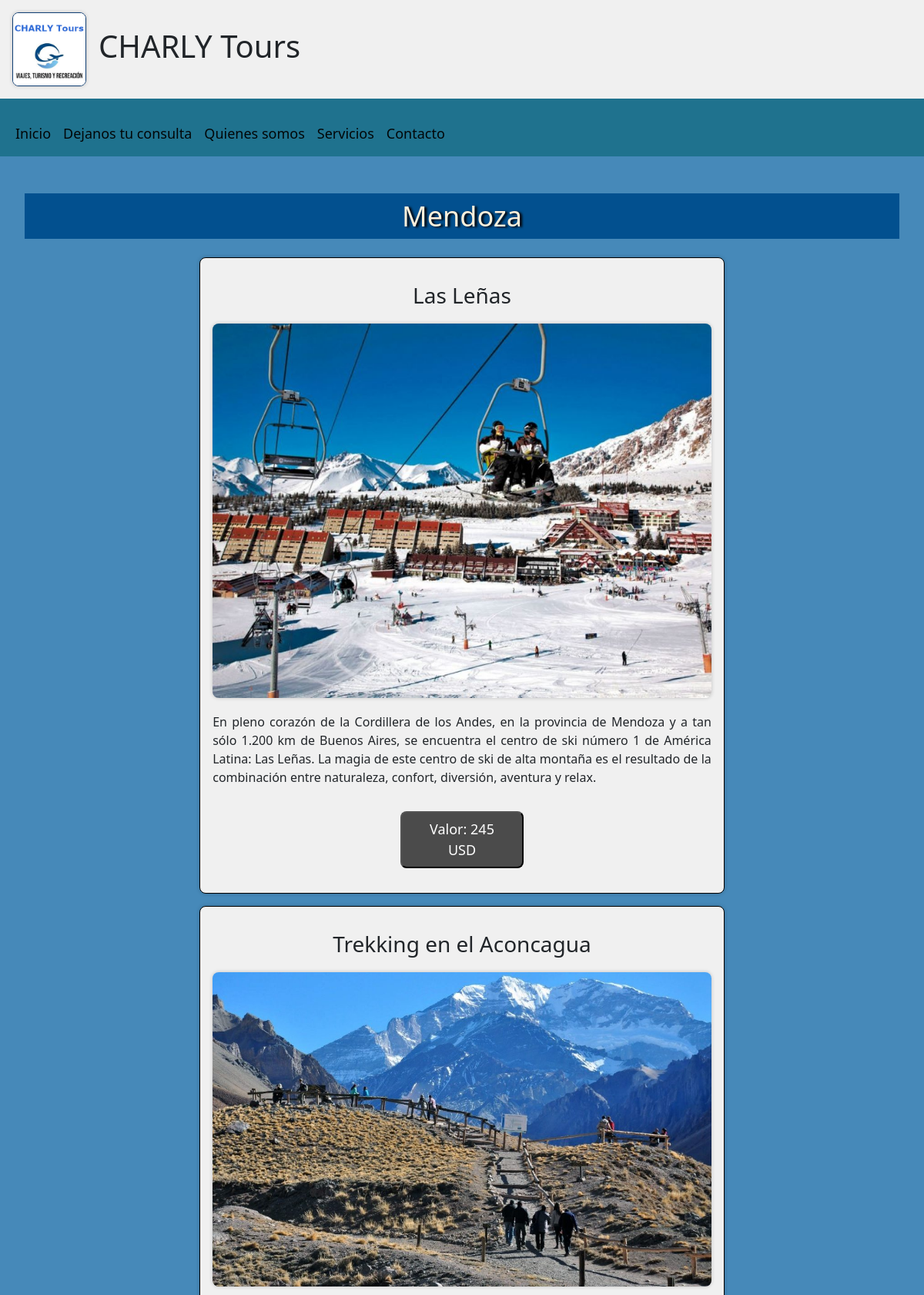
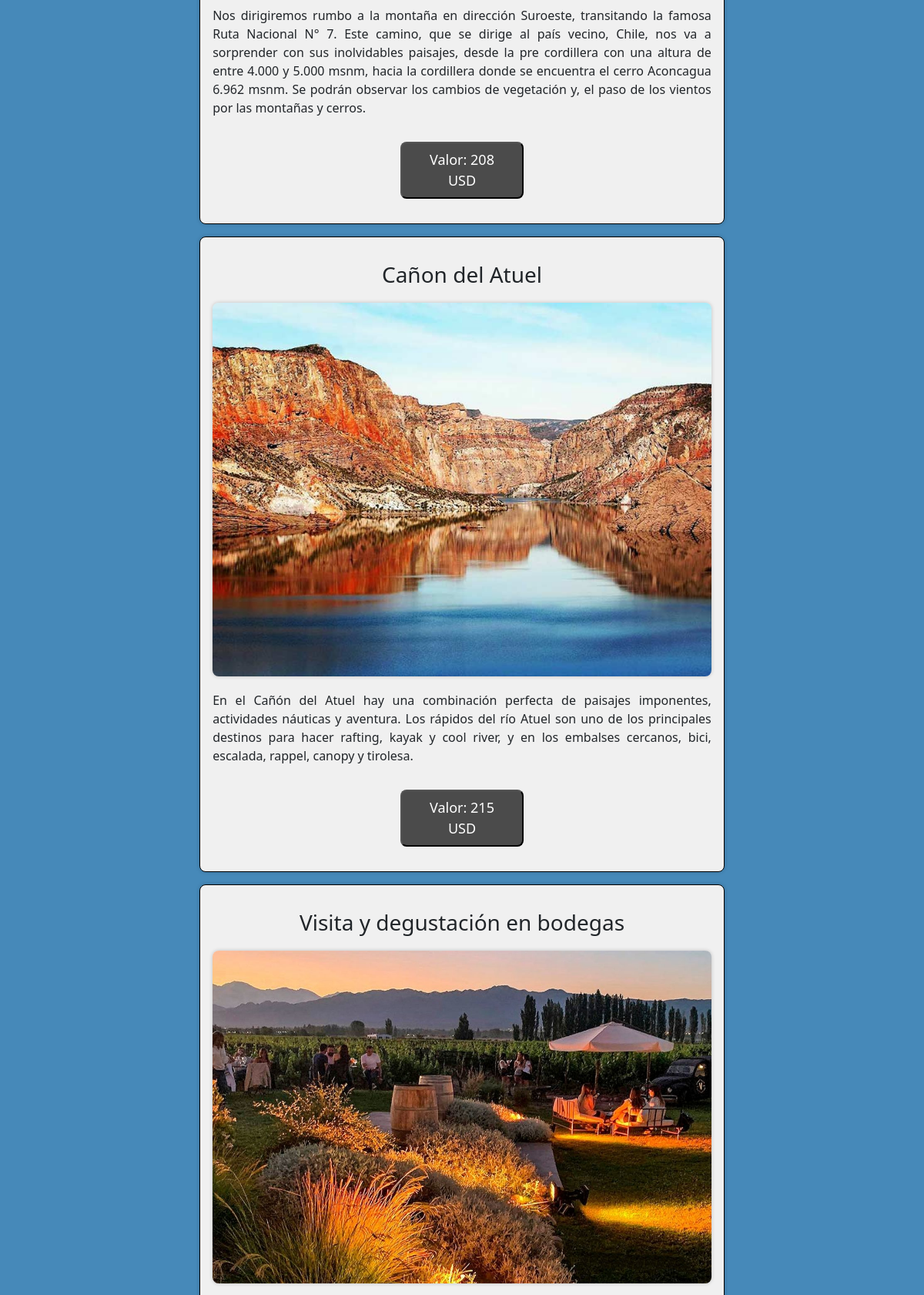
The app's page /provincia/2 (upper part) with its own data (2 pictures, top to bottom).
### provincia/models.py (models this page shows, shortened)
class Activitie(models.Model):
    name = models.CharField(max_length=200, verbose_name="Nombre de la provincia")
    province_image = models.ImageField(verbose_name="Imagen de la Provincia", upload_to="province_images")
    description_one = models.CharField(max_length=200, verbose_name="Titulo de la actividad 1")
    image_one = models.ImageField(verbose_name="Imagen de la actividad 1", upload_to="province_images")
    detail_one = models.TextField(verbose_name="Detalle de la actividad 1")
    price_one = models.IntegerField(verbose_name="Precio de la actividad 1")
    description_two = models.CharField(max_length=200, verbose_name="Titulo de la actividad 2")
    image_two = models.ImageField(verbose_name="Imagen de la actividad 2", upload_to="province_images")
    detail_two = models.TextField(verbose_name="Detalle de la actividad 2")
    price_two = models.IntegerField(verbose_name="Precio de la actividad 2")
    description_three = models.CharField(max_length=200, verbose_name="Titulo de la actividad 3")
    image_three = models.ImageField(verbose_name="Imagen de la actividad 3", upload_to="province_images")
    detail_three = models.TextField(verbose_name="Detalle de la actividad 3")
    price_three = models.IntegerField(verbose_name="Precio de la actividad 3")
    description_four = models.CharField(max_length=200, verbose_name="Titulo de la actividad 4")
    image_four = models.ImageField(verbose_name="Imagen de la actividad 4", upload_to="province_images")
    detail_four = models.TextField(verbose_name="Detalle de la actividad 4")
    price_four = models.IntegerField(verbose_name="Precio de la actividad 4")
    created = models.DateTimeField(auto_now_add=True, verbose_name="Fecha de creación")
    updated = models.DateTimeField(auto_now=True, verbose_name="Fecha de modificación")
    class Meta:
        verbose_name = "Actividad"
        verbose_name_plural = "Actividades"

### provincia/views.py (the view)
# urls.py: path('provincia/<int:id>', provincia_views.provincia, name="provincia"),
def provincia (request, id):
    provinces = Activitie.objects.get(id=id)
    return render(request, "provincia/provincia.html", {"provinces":provinces})

### provincia/templates/provincia/provincia.html (shortened to what this page needs)
{% extends "core/base/base.html" %}
{% load static %}
{% block style %}
    <link rel="stylesheet" href="{% static 'core/css/style-provincia.css' %}" />
{% endblock style %}
{% block content %}
    <section id="provinceDetail" class="provinceDetail">
         <div class="provinciaSelectedContainer">
            <h2 class="provinciaSelectedName">{{provinces.name}}</h2>
            <div class="activity">
              <h3 class="activityTitle">{{provinces.description_one}}</h3>
              <div>
              <img class="activityImage" src="{{provinces.image_one.url}}" alt="{{provinces.description_one}}">
              </div>
              <p class="activityDescription">{{provinces.detail_one}}</p>
              <div>
            <button class="btn-activityPrice">Valor: {{provinces.price_one}} USD</button>
            </div>
            </div>
            <div class="activity">
              <h3 class="activityTitle">{{provinces.description_two}}</h3>
              <div>
              <img class="activityImage" src="{{provinces.image_two.url}}" alt="{{provinces.description_two}}">
              </div>
              <p class="activityDescription">{{provinces.detail_two}}</p>
              <div>
            <button class="btn-activityPrice">Valor: {{provinces.price_two}} USD</button>
            </div>
            </div>
            <div class="activity">
              <h3 class="activityTitle">{{provinces.description_three}}</h3>
              <div>
              <img class="activityImage" src="{{provinces.image_three.url}}" alt="{{provinces.description_three}}">
              </div>
              <p class="activityDescription">{{provinces.detail_three}}</p>
              <div>
            <button class="btn-activityPrice">Valor: {{provinces.price_three}} USD</button>
            </div>
            </div>
            <div class="activity">
              <h3 class="activityTitle">{{provinces.description_four}}</h3>
              <div>
              <img class="activityImage" src="{{provinces.image_four.url}}" alt="{{provinces.description_four}}">
              </div>
            </div>
         </div>
    </section>
{% endblock content %}

### core/static/core/css/style.css (style rules this page uses)
* { margin: 0; padding: 0; box-sizing: border-box; }
body, html { background-color: #f0f0f0; height: 100%; margin: 0; }

### core/static/core/css/style-provincia.css (style rules this page uses)
.buttonsBack-Up .button-volver, .buttonsBack-Up .buttonUp, .provinceDetail .provinciaSelectedContainer .activity .btn-activityPrice { border-radius: 8px; padding: 0.5rem 1rem; background-color: #0078d7; text-align: center; width: 10rem; font-size: 18px; text-decoration: none; color: white; margin: 1rem; }
.provinceDetail .provinciaSelectedContainer .activity .btn-activityPrice { background-color: #000000af; }
.provinceDetail { background-color: hsl(205, 45%, 50%); display: flex; flex-direction: column; justify-content: baseline; align-items: center; width: 100%; height: 100%; padding: 1rem; }
.provinceDetail .provinciaSelectedContainer { background-color: hsl(205, 45%, 50%); display: flex; flex-direction: row; justify-content: center; align-items: center; flex-wrap: wrap; padding: 1rem; margin: 1rem auto; width: 100%; max-width: 1200px; height: 75%; }
.provinceDetail .provinciaSelectedContainer .provinciaSelectedName { color: rgb(255, 240, 220); text-shadow: 3px 1px 3px rgb(0, 0, 0); background-color: #02508f; padding: 0.5rem; width: 100%; text-align: center; font-size: 36px; margin-bottom: 1rem; }
.provinceDetail .provinciaSelectedContainer .activity { text-align: center; width: 95%; height: auto; margin: 0.5rem auto; padding: 1rem; background-color: #f0f0f0; border: black 1px solid; border-radius: 8px; box-shadow: 0 0 5px rgba(0, 0, 0, 0.2); }
.provinceDetail .provinciaSelectedContainer .activity .activityImage { width: 100%; height: auto; margin: 0.2rem auto; border-radius: 8px; box-shadow: 0 0 5px rgba(0, 0, 0, 0.2); }
.provinceDetail .provinciaSelectedContainer .activity .activityDescription { text-align: justify; height: 30%; margin: 1rem auto; }
.provinceDetail .provinciaSelectedContainer .activity .activityTitle { height: 30%; margin: 1rem; }
@media all and (min-width: 500px) { .provinceDetail .provinciaSelectedContainer .activity { width: 75%; } }
@media all and (min-width: 767px) { .provinceDetail .provinciaSelectedContainer .activity { width: 70%; } }
@media all and (min-width: 900px) { .provinceDetail .provinciaSelectedContainer .activity { width: 65%; } }
@media all and (min-width: 1024px) { .provinceDetail .provinciaSelectedContainer .activity { width: 60%; } }

### records on screen
Activitie: name "Mendoza", description_one "Las Leñas", image_one (picture), detail_one "En pleno corazón de la Cordillera de los Andes, en la provincia de Mendoza y a tan sólo 1.200 km de Buenos Aires, se encuentra el centro de ski número 1 de América Latina: Las Leñas. La magia de este centro de ski de alta montaña es el resultado de la combinación entre naturaleza, confort, diversión, aventura y relax.", price_one "245", description_two "Trekking en el Aconcagua", image_two (picture), detail_two "Nos dirigiremos rumbo a la montaña en dirección Suroeste, transitando la famosa Ruta Nacional N° 7. Este camino, que se dirige al país vecino, Chile, nos va a sorprender con sus inolvidables paisajes, desde la pre cordillera con una altura de entre 4.000 y 5.000 msnm, hacia la cordillera donde se encuentra el cerro Aconcagua 6.962 msnm. Se podrán observar los cambios de vegetación y, el paso de los vientos por las montañas y cerros.", price_two "208", description_three "Cañon del Atuel", image_three (picture), detail_three "En el Cañón del Atuel hay una combinación perfecta de paisajes imponentes, actividades náuticas y aventura. Los rápidos del río Atuel son uno de los principales destinos para hacer rafting, kayak y cool river, y en los embalses cercanos, bici, escalada, rappel, canopy y tirolesa.", price_three "215", description_four "Visita y degustación en bodegas", image_four (picture)
